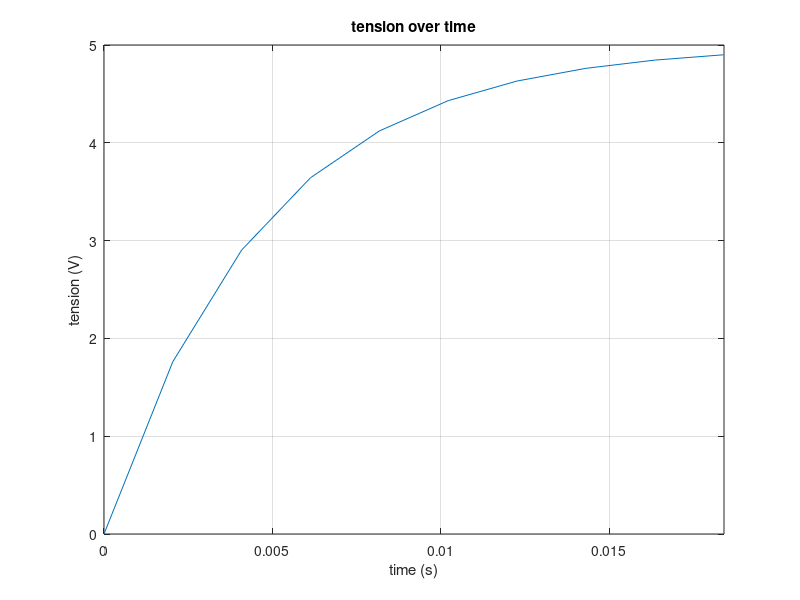

Here is the MATLAB script that generated this plot:
R = 1e3;
C = 4.7e-6;
tau = R*C;
Vf = 5;
Vt = 4.9;

tm = -tau*log(1 - Vt/Vf) % Finding value of tm

T = linspace(0,tm,10); % Linearly spaced vector from 0 to tm
%Calculating V for each instant of time:
for i = 1 : 10
    V(i) = Vf * (1 - exp(- T(i)/tau));
end
plot(T, V)
xlabel('time (s)')
ylabel('tension (V)')
axis([0 0.0184 0 5])
grid
title('tension over time')